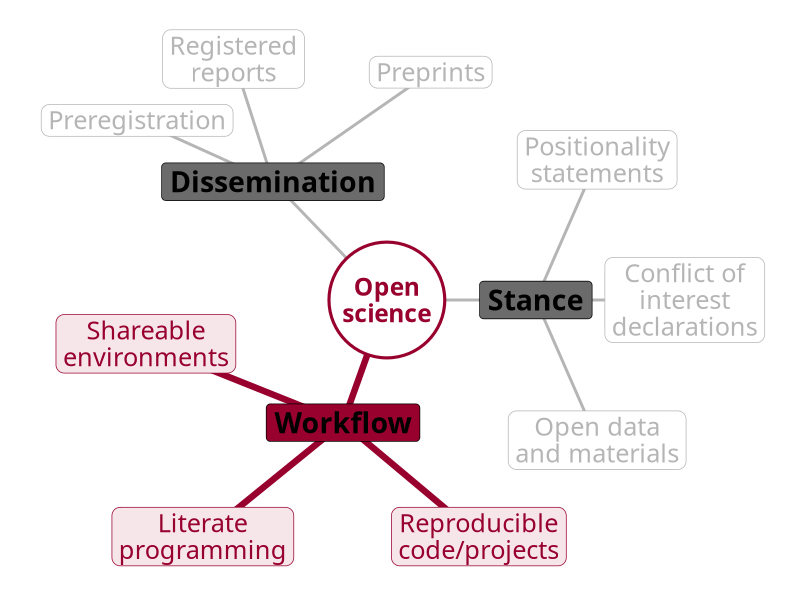
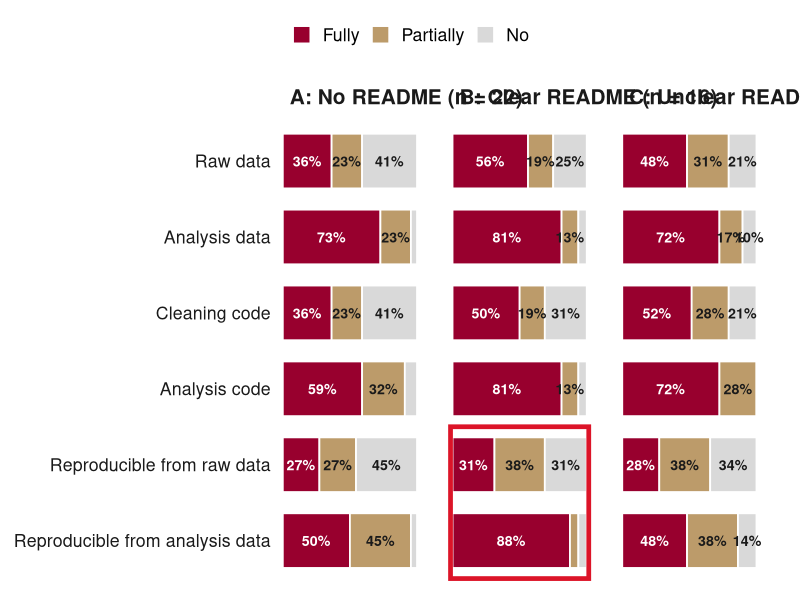

Reproduce these figures in R, in order.
## ---- chunk 1
#| label: open-science-map
#| echo: false
#| message: false
#| warning: false
#| fig-width: 6.4
#| fig-height: 5.2
#| fig-align: center
#| out-width: 100%
#| dpi: 300
#| dev: ragg_png
# Open science mind map, redrawn from Bochynska et al. (2023), Fig. 1
library(ggplot2)

hubs <- data.frame(
  branch = c("Dissemination", "Stance", "Workflow"),
  x = c(-1.3, 1.7, -0.5),
  y = c(1.35, 0, -1.4)
)
leaves <- data.frame(
  branch = rep(hubs$branch, each = 3),
  label = c(
    "Preregistration", "Registered\nreports", "Preprints",
    "Positionality\nstatements", "Conflict of\ninterest\ndeclarations", "Open data\nand materials",
    "Shareable\nenvironments", "Literate\nprogramming", "Reproducible\ncode/projects"
  ),
  x = c(-2.85, -1.75, 0.5,  2.4, 3.4, 2.4,  -2.75, -2.1, 1.05),
  y = c(2.05, 2.75, 2.6,   1.6, 0,    -1.6,  -0.5, -2.7, -2.7)
)
leaves$hx <- hubs$x[match(leaves$branch, hubs$branch)]
leaves$hy <- hubs$y[match(leaves$branch, hubs$branch)]
hubs$focus <- hubs$branch == "Workflow"
leaves$focus <- leaves$branch == "Workflow"

maroon <- "#98002E"; grey <- "#B5B5B5"; ink <- "#1A1A1A"

ggplot() +
  # center -> hubs, hubs -> leaves
  geom_segment(data = hubs, aes(0, 0, xend = x, yend = y, color = focus,
                                linewidth = focus), lineend = "round") +
  geom_segment(data = leaves, aes(hx, hy, xend = x, yend = y, color = focus,
                                  linewidth = focus), lineend = "round") +
  geom_label(data = leaves, aes(x, y, label = label, fill = focus,
                                color = focus), family = "Source Sans Pro",
             size = 6.4, lineheight = 0.88, label.r = unit(6, "pt"),
             label.padding = unit(5, "pt"), linewidth = 0.4,
             text.colour = ink) +
  geom_label(data = hubs, aes(x, y, label = branch,
                              fill = I(ifelse(focus, maroon, "#6B6B6B"))),
             text.colour = "white",
             family = "Source Sans Pro", fontface = "bold", size = 7.2,
             label.r = unit(3, "pt"), label.padding = unit(6, "pt"),
             linewidth = 0) +
  annotate("point", 0, 0, size = 38, shape = 21, fill = "white",
           color = maroon, stroke = 1.6) +
  annotate("text", 0, 0, label = "Open\nscience", family = "Merriweather",
           fontface = "bold", size = 6.2, color = maroon, lineheight = 0.9) +
  scale_color_manual(values = c(`FALSE` = grey, `TRUE` = maroon), guide = "none") +
  scale_fill_manual(values = c(`FALSE` = "white", `TRUE` = "#F6E6EA"), guide = "none") +
  scale_linewidth_manual(values = c(`FALSE` = 1, `TRUE` = 2.2), guide = "none") +
  coord_fixed(clip = "off", xlim = c(-4, 4.3), ylim = c(-3.05, 3.05)) +
  theme_void()
## ---- chunk 2
#| label: readme-repro
#| echo: false
#| message: false
#| warning: false
#| fig-width: 13
#| fig-height: 5.5
#| fig-align: center
#| out-width: 820px
#| dpi: 300
#| dev: ragg_png
# Brodeur, Abdul Baki, & Fazio (2026), Table 9
library(ggplot2)
library(tidyr)
suppressMessages(library(dplyr))

# Conditional percentages within each README group (rows sum to 100)
tab9 <- tribble(
  ~readme   , ~outcome                          , ~Fully , ~Partially , ~No    ,
  "none"    , "Raw data"                        , 36.364 , 22.727     , 40.909 ,
  "none"    , "Analysis data"                   , 72.727 , 22.727     ,  4.545 ,
  "none"    , "Cleaning code"                   , 36.364 , 22.727     , 40.909 ,
  "none"    , "Analysis code"                   , 59.091 , 31.818     ,  9.091 ,
  "none"    , "Reproducible from raw data"      , 27.273 , 27.273     , 45.455 ,
  "none"    , "Reproducible from analysis data" , 50.000 , 45.455     ,  4.545 ,
  "clear"   , "Raw data"                        , 56.250 , 18.750     , 25.000 ,
  "clear"   , "Analysis data"                   , 81.250 , 12.500     ,  6.250 ,
  "clear"   , "Cleaning code"                   , 50.000 , 18.750     , 31.250 ,
  "clear"   , "Analysis code"                   , 81.250 , 12.500     ,  6.250 ,
  "clear"   , "Reproducible from raw data"      , 31.250 , 37.500     , 31.250 ,
  "clear"   , "Reproducible from analysis data" , 87.500 ,  6.250     ,  6.250 ,
  "unclear" , "Raw data"                        , 48.276 , 31.034     , 20.690 ,
  "unclear" , "Analysis data"                   , 72.414 , 17.241     , 10.345 ,
  "unclear" , "Cleaning code"                   , 51.724 , 27.586     , 20.690 ,
  "unclear" , "Analysis code"                   , 72.414 , 27.586     ,  0.000 ,
  "unclear" , "Reproducible from raw data"      , 27.586 , 37.931     , 34.483 ,
  "unclear" , "Reproducible from analysis data" , 48.276 , 37.931     , 13.793
)

readme_labels <- c(
  none = "A: No README (n = 22)",
  clear = "B: Clear README (n = 16)",
  unclear = "C: Unclear README (n = 29)"
)

plot_df <- tab9 |>
  pivot_longer(Fully:No, names_to = "status", values_to = "pct") |>
  mutate(
    status = factor(status, levels = c("Fully", "Partially", "No")),
    readme = factor(readme_labels[readme], levels = readme_labels),
    # first level plots at the bottom, so reverse to read top-down
    outcome = factor(outcome, levels = rev(unique(tab9$outcome))),
    label = ifelse(pct >= 10, paste0(floor(pct + 0.5), "%"), "")
  )

# Box the two reproducibility rows in Panel B (clear README):
# 88% from analysis data vs. 31% from raw data
highlight_box <- tibble(
  readme = factor(readme_labels["clear"], levels = readme_labels),
  xmin = -1.5,
  xmax = 101.5,
  ymin = 0.5,
  ymax = 2.5
)

bc_colors <- c(Fully = "#98002E", Partially = "#BC9B6A", No = "#D9D9D9")
label_ink <- c(Fully = "white", Partially = "#1A1A1A", No = "#1A1A1A")

p <- ggplot(plot_df, aes(x = pct, y = outcome, fill = status)) +
  geom_col(
    position = position_stack(reverse = TRUE),
    width = 0.72,
    color = "white",
    linewidth = 0.6
  ) +
  geom_text(
    aes(label = label, color = status),
    position = position_stack(vjust = 0.5, reverse = TRUE),
    size = 3.6,
    fontface = "bold",
    show.legend = FALSE
  ) +
  geom_rect(
    data = highlight_box,
    inherit.aes = FALSE,
    aes(xmin = xmin, xmax = xmax, ymin = ymin, ymax = ymax),
    fill = NA,
    color = "#dc1428",
    linewidth = 1.6
  ) +
  facet_wrap(~readme, ncol = 3) +
  coord_cartesian(clip = "off") +
  scale_fill_manual(values = bc_colors, name = NULL) +
  scale_color_manual(values = label_ink, guide = "none") +
  # every bar sums to 100% and segments are labeled, so no x-axis needed
  scale_x_continuous(expand = c(0, 0), breaks = NULL) +
  labs(x = NULL, y = NULL) +
  theme_minimal(base_size = 16, base_family = "Helvetica") +
  theme(
    legend.position = "top",
    legend.justification = "left",
    legend.key.size = unit(0.5, "cm"),
    strip.text = element_text(face = "bold", hjust = 0, size = 15),
    axis.text.y = element_text(color = "#1A1A1A"),
    panel.grid = element_blank(),
    panel.spacing.x = unit(0.8, "cm"),
    plot.margin = margin(10, 30, 10, 10),
    plot.background = element_rect(fill = "white", color = NA)
  )

p
